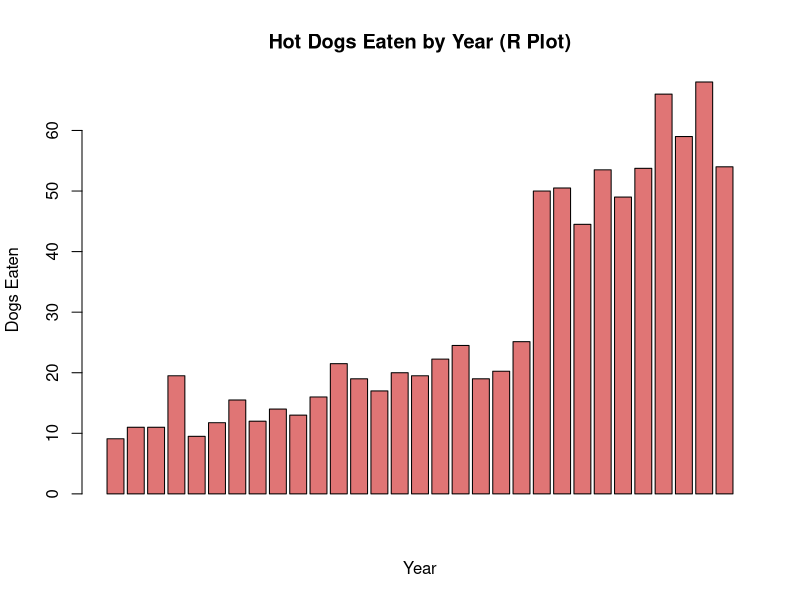
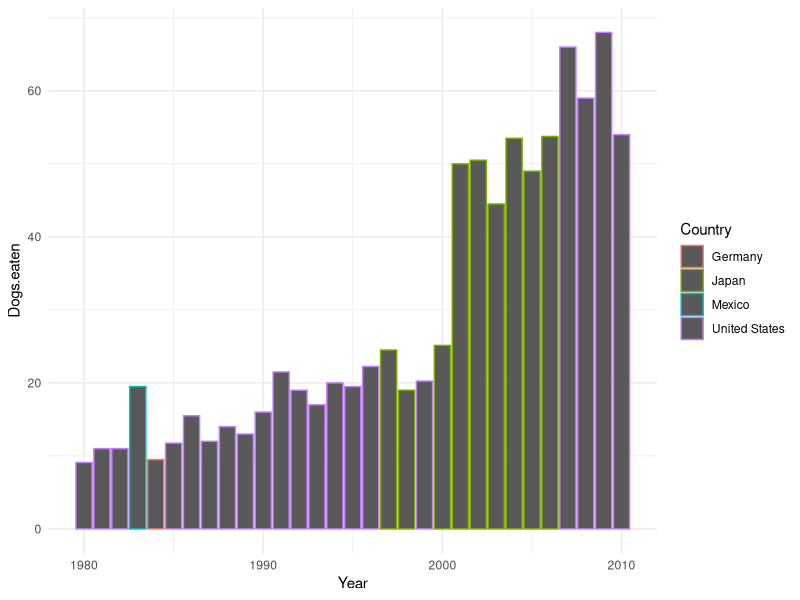

R code for these plots, in order:

require(readxl)
df <- read_excel("hotdog-contest-winners.xlsx")
df

# create the data frame
df_hotdog <- data.frame(
  year=df['Year'],
  value=df['Dogs eaten'],
  hue = df['Country']
)

df_hotdog$Dogs.eaten

barplot(height=df_hotdog$Dogs.eaten, year=df_hotdog$Year, 
        col=rgb(0.8,0.1,0.1,0.6),
        xlab="Year", 
        ylab="Dogs Eaten", 
        main="Hot Dogs Eaten by Year (R Plot)"
)

install.packages('ggplot2')
library(ggplot2)

head(df_hotdog)
head(df)

b <- ggplot(df_hotdog, aes(x = Year, y = Dogs.eaten, color = Country))

b + geom_bar(stat="identity") + theme_minimal()
